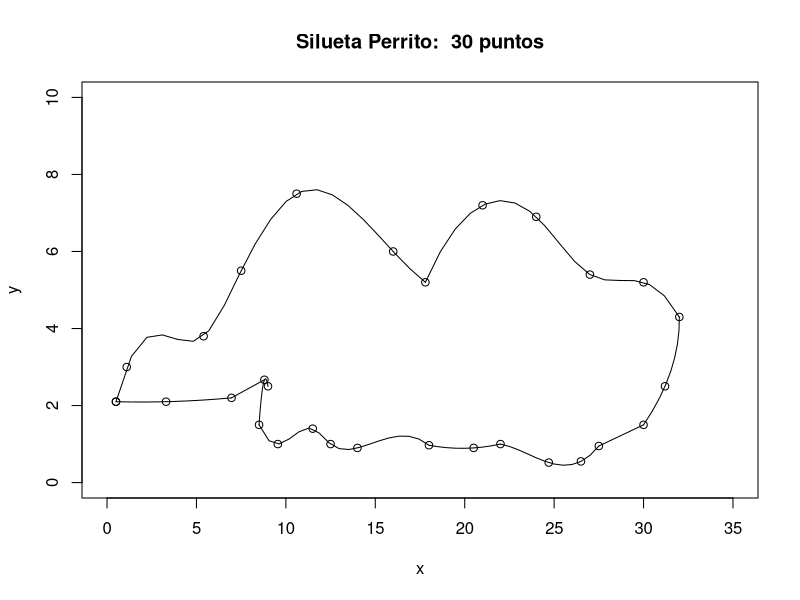

Reproduce this figure in R.
#Silueta Perro 
rm(list=ls())

x = c(0.5, 1.1, 5.4, 7.5, 10.6, 16, 17.8, 21, 24, 27, 30, 32, 31.2, 30, 27.5, 26.5, 24.7, 22, 20.5, 18, 14, 12.5, 11.5, 9.55, 8.5, 9, 8.8, 6.96, 3.3, 0.5)
y = c(2.1, 3, 3.8, 05.5, 7.5, 6, 5.2, 7.2, 6.9, 5.4, 5.2, 4.3, 2.5, 1.50, 0.95, 00.55, 00.52, 1, 00.90, 0.97, 0.9, 1, 1.4, 1, 1.5, 2.5, 2.67, 2.2, 2.1, 2.1)
y_1= y[1:7]; x_1 = x[1:7]
y_2= y[7:12]; x_2 = x[7:12]
y_3= y[12:14]; x_3 = x[12:14]
y_4= y[14:15]; x_4 = x[14:15]
y_5= y[15:18]; x_5 = x[15:18]
y_6= y[18:20]; x_6 = x[18:20]
y_7= y[20:25]; x_7 = x[20:25]
y_8= y[25:27];  x_8 = x[25:27]
y_9= y[27:28];  x_9 = x[27:28]
y_10= y[28:30]; x_10 = x[28:30]

num_puntos = length(y)
color = 1
linea = spline(y_3,x_3)
lin = linea$x
linea$x = linea$y
linea$y = lin
plot(x, y, main = paste("Silueta Perrito: ", num_puntos, "puntos"),xlim=c(0,35),ylim=c(0,10))
lines(spline(x_1, y_1), col = color)
lines(spline(x_2, y_2), col = color)
lines(spline(x_4, y_4), col = color)
lines(spline(x_5,y_5), col = color)
lines(spline(x_6, y_6), col = color)
lines(spline(x_7, y_7), col = color)
lines(spline(x_8, y_8), col = color)
lines(spline(x_9, y_9), col = color)
lines(spline(x_10, y_10), col = color)
lines(linea, col = color)